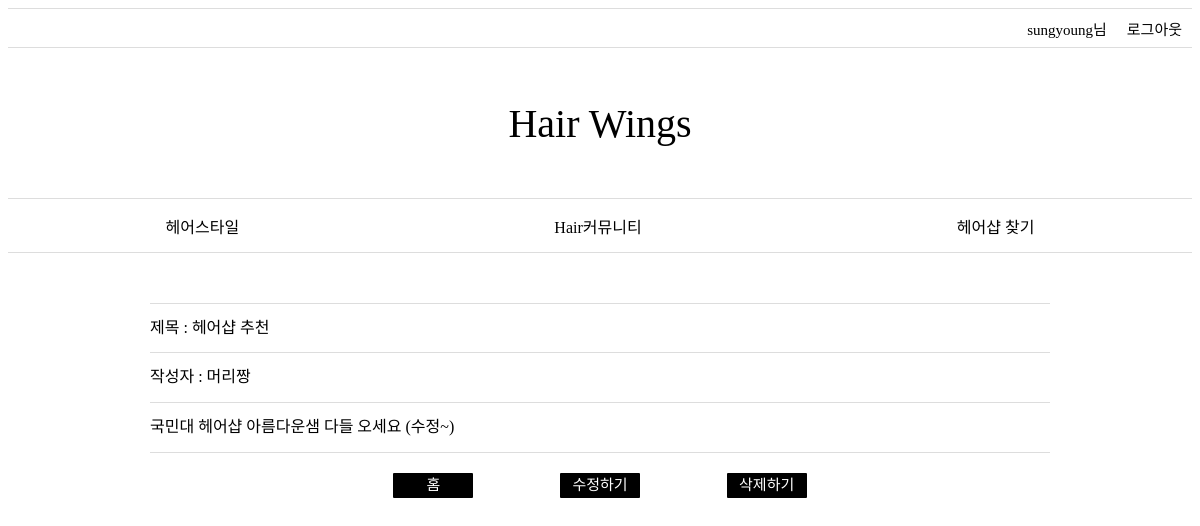
Screenshot of /page/9/ (signed in) with the database file from the repository.
### page/models.py (models this page shows, shortened)
class Community(models.Model):
    title = models.CharField(max_length=100)
    content = models.TextField()
    created_at = models.DateTimeField(auto_now_add=True)
    author = models.ForeignKey(User, on_delete = models.CASCADE, null = True)
    class Meta:
        db_table = 'community'

### page/views.py (the view)
# urls.py: path('page/<int:community_id>/', views.detail, name='detail'),
def detail(request, community_id):
    community = get_object_or_404(Community, pk=community_id)
    return render(request,'community_detail.html',{'community': community})

### page/templates/community_detail.html (shortened to what this page needs)
{% load static %}
<!DOCTYPE html>
<html lang="ko">
  <head>
    <link rel="stylesheet" href="{% static 'page/css/community_detail.css'%}" />
  </head>
  {% block content %}
  <body>
    <div class="login_bar">
      {% if user.is_authenticated %}
      <div class="login">{{user.username}}님</div>
      <div class="login"><a href="{% url 'logout' %}">로그아웃</a></div>
      {% endif %}
    </div>
    <div class="title" onclick="javascript:location.href='{% url 'home'%}'">
      Hair Wings
    </div>
    <div class="menu_bar">
      <div onclick="javascript:location.href='{% url 'hairstyle'%}'">
        헤어스타일
      </div>
      <div onclick="javascript:location.href='{% url 'community_home'%}'">
        Hair커뮤니티
      </div>
      <div onclick="javascript:location.href='{% url 'map'%}'">헤어샵 찾기</div>
    </div>
    <div class="community_detail_body">
      <div class="detail_title">제목 : {{community.title}}</div>
      <div class="detail_author">작성자 : {{community.author}}</div>
      <div class="detail_content">{{community.content}}</div>
      <div class="detail_bottom">
        <a href="{% url 'community_home' %}">홈</a>
        <a href="{% url 'edit' community.id %}">수정하기</a>
        <a href="{% url 'delete' community.id %}">삭제하기</a>
      </div>
    </div>
  </body>
</html>
{% endblock %}

### page/static/page/css/community_detail.css (style rules this page uses)
* { box-sizing: border-box; }
.login_bar { height: 40px; border-top: 1px solid #dddddd; border-bottom: 1px solid #dddddd; display: flex; flex-direction: row; justify-content: end; align-items: center; }
.login { font-size: 15px; margin: 10px; }
.login a { color: black; text-decoration: none; }
.title { height: 150px; font-size: 40px; display: flex; flex-direction: row; justify-content: center; align-items: center; font-family: "Times New Roman", Times, serif; }
.menu_bar { height: 55px; border-top: 1px solid #dddddd; border-bottom: 1px solid #dddddd; display: flex; flex-direction: row; justify-content: space-around; align-items: center; font-weight: 3px; }
.community_detail_body { width: 100%; height: 700px; padding-top: 50px; display: flex; flex-direction: column; align-items: center; }
.detail_title { width: 900px; height: 50px; border-top: 1px solid #dddddd; border-bottom: 1px solid #dddddd; padding-top: 10px; }
.detail_author { width: 900px; height: 50px; border-bottom: 1px solid #dddddd; padding-top: 10px; }
.detail_content { width: 900px; height: 50px; border-bottom: 1px solid #dddddd; padding-top: 10px; }
.detail_bottom { width: 500px; height: 50px; margin-top: 20px; display: flex; flex-direction: row; justify-content: space-around; }
.detail_bottom a { width: 80px; height: 25px; font-size: 15px; text-decoration: none; background-color: black; border-radius: 1px; color: white; display: inline-block; text-align: center; }

### rows the page displays
Community: title "헤어샵 추천", author "머리짱", content "국민대 헤어샵 아름다운샘 다들 오세요 (수정~)"

### other values shown
{{ user.username }} "sungyoung"
